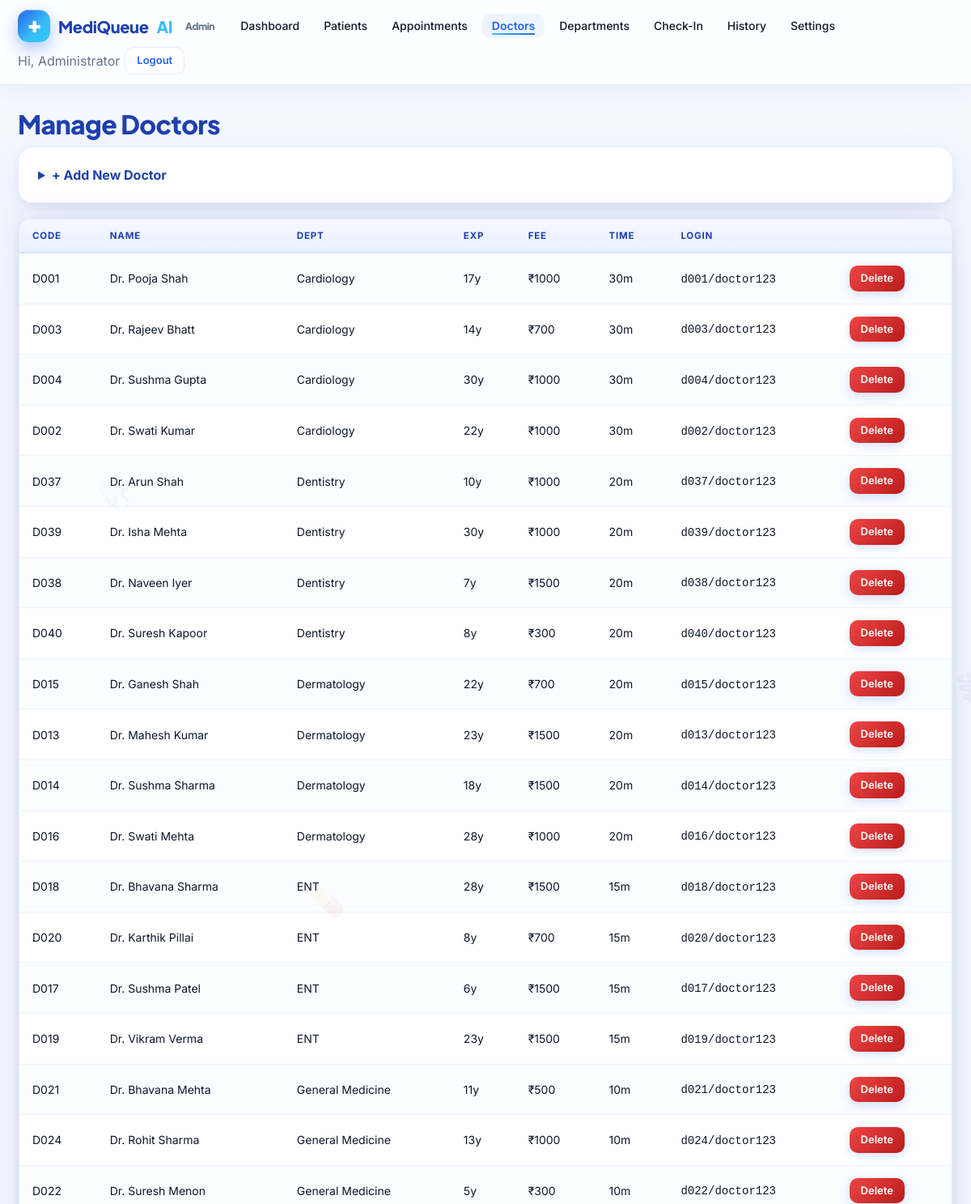
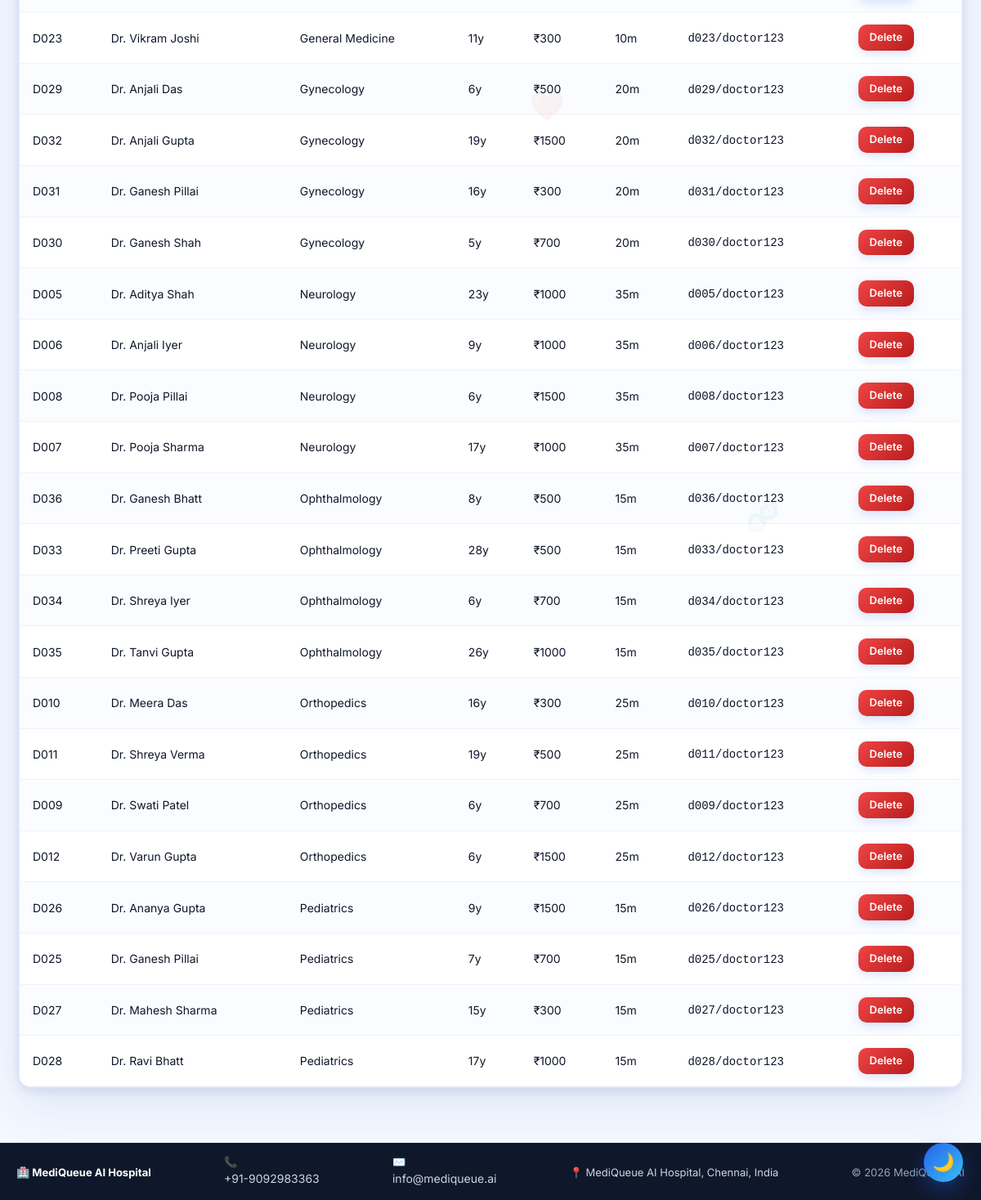
Screenshot of /admin/doctors (signed in) with the database file from the repository (2 pictures, top to bottom).
### tables this page shows
CREATE TABLE doctors(
            id INTEGER PRIMARY KEY,
            doc_code TEXT UNIQUE,
            name TEXT, department TEXT, qualification TEXT,
            experience INTEGER, specialization TEXT,
            fee INTEGER, avg_time INTEGER,
            available INTEGER DEFAULT 1,
            photo TEXT,
            username TEXT UNIQUE, password TEXT);

CREATE TABLE app_settings(
        key TEXT PRIMARY KEY,
        value TEXT
    );

### backend/core/routes.py (the view, shortened to what this page needs)
    @app.route("/admin/doctors", methods=["GET", "POST"])
    @role_required("admin")
    def admin_doctors():
        docs = query("SELECT * FROM doctors ORDER BY department,name")
        depts = query("SELECT * FROM departments")
        return render_template("admin_doctors.html", docs=docs, depts=depts)

### backend/core/models.py (called while the page is built)
def get_conn():
    conn = sqlite3.connect(Config.DATABASE)
    conn.row_factory = sqlite3.Row
    conn.execute("PRAGMA foreign_keys = ON")
    return conn

def query(sql, params=(), one=False):
    with get_conn() as c:
        cur = c.execute(sql, params)
        rows = cur.fetchall()
        return (rows[0] if rows else None) if one else rows

### backend/core/routes.py (called while the page is built)
def role_required(role):
    def deco(fn):
        @wraps(fn)
        def inner(*a, **kw):
            cur = session.get("role")
            if cur == role:
                return fn(*a, **kw)
            if cur in ("admin", "doctor", "patient"):
                return redirect(url_for(f"{cur}_dashboard"))
            flash("Please log in first.", "warning")
            return redirect(url_for("login"))
        return inner
    return deco

### frontend/templates/admin_doctors.html (shortened to what this page needs)
{% extends "base.html" %}{% block content %}
<div class="container">
  <h1 class="section-title">Manage Doctors</h1>
  <details class="card" style="margin-bottom:18px">
    <summary style="cursor:pointer;font-weight:700;color:var(--deep)">+ Add New Doctor</summary>
  </details>
  <div class="card" style="padding:0">
    <table>
      <tr><th>Code</th><th>Name</th><th>Dept</th><th>Exp</th><th>Fee</th><th>Time</th><th>Login</th><th></th></tr>
      {% for d in docs %}
      <tr><td>{{d.doc_code}}</td><td>{{d.name}}</td><td>{{d.department}}</td>
        <td>{{d.experience}}y</td><td>₹{{d.fee}}</td><td>{{d.avg_time}}m</td>
        <td><code>{{d.username}}/doctor123</code></td>
        <td><a class="btn danger sm" href="/admin/doctors/delete/{{d.id}}" onclick="return confirm('Delete?')">Delete</a></td></tr>
      {% endfor %}
    </table>
  </div>
</div>{% endblock %}

### frontend/templates/base.html (shortened to what this page needs)
<!doctype html>
<html lang="en">
<head>
<link rel="stylesheet" href="{{ url_for('static', filename='css/style.css') }}"/>
<link rel="stylesheet" href="{{ url_for('static', filename='css/premium.css') }}"/>
<link rel="stylesheet" href="{{ url_for('static', filename='css/mq.css') }}"/>
<link rel="stylesheet" href="{{ url_for('static', filename='css/enterprise.css') }}"/>
</head>
<body class="{{ 'mq-dark' if SETTINGS and SETTINGS.get('theme')=='dark' else '' }}">
<div class="orb a"></div><div class="orb b"></div><div class="orb c"></div>
<nav class="nav">
  <div class="nav-inner">
    {% set role = session.get('role') %}
    {% if role == 'admin' %}
      <a class="brand" href="/admin"><span class="logo">✚</span> MediQueue<span style="color:var(--sky)">AI</span> <small style="color:var(--muted);font-size:12px;margin-left:6px">Admin</small></a>
      <a class="link" href="/admin">Dashboard</a>
      <a class="link" href="/admin/patients">Patients</a>
      <a class="link" href="/admin/appointments">Appointments</a>
      <a class="link" href="/admin/doctors">Doctors</a>
      <a class="link" href="/admin/departments">Departments</a>
      <a class="link" href="/admin/qr-checkin">Check-In</a>
      <a class="link" href="/admin/history">History</a>
      <a class="link" href="/admin/settings">Settings</a>
      <span class="link" style="color:var(--muted)">Hi, Administrator</span>
      <a class="btn ghost sm" href="/logout">Logout</a>
    {% endif %}
  </div>
</nav>
{% block content %}{% endblock %}
<footer class="compact-footer" style="margin-top:40px;padding:14px 20px;background:#0f172a;color:#cbd5e1;border-top:1px solid #1e293b">
  <div style="max-width:1200px;margin:0 auto;display:flex;flex-wrap:wrap;justify-content:space-between;align-items:center;gap:10px;font-size:13px">
    <div><b style="color:#fff">🏥 {{ CFG.HOSPITAL_NAME }}</b></div>
    <div>📞 <a href="tel:{{ CFG.EMERGENCY_NUMBER }}" style="color:#cbd5e1">{{ CFG.EMERGENCY_NUMBER }}</a></div>
    <div>✉️ <a href="mailto:{{ CFG.HOSPITAL_EMAIL or 'info@mediqueue.ai' }}" style="color:#cbd5e1">{{ CFG.HOSPITAL_EMAIL or 'info@mediqueue.ai' }}</a></div>
    <div>📍 {{ CFG.HOSPITAL_ADDRESS or 'MediQueue AI Hospital' }}</div>
    <div style="color:#94a3b8">© {{ now.year }} MediQueue AI</div>
  </div>
</footer>
</body></html>

### frontend/static/css/premium.css (style rules this page uses)
:root { --glass-bg: rgba(255,255,255,.65); --glass-brd: rgba(255,255,255,.55); --glass-shadow: 0 12px 32px rgba(37,99,235,.12); --ease: cubic-bezier(.4,.14,.3,1); }
main,.container { animation:fadeUp .5s var(--ease) }

### frontend/static/css/mq.css (style rules this page uses)
:root { --mq-blue:#2563eb; --mq-blue-600:#1d4ed8; --mq-blue-400:#60a5fa; --mq-sky:#38bdf8; --mq-cyan:#22d3ee; --mq-ink:#0f172a; --mq-slate:#475569; --mq-muted:#64748b; --mq-line:#e2e8f0; --mq-bg:#f4f8ff; --mq-card:#ffffff; --mq-ok:#10b981; --mq-warn:#f59e0b; --mq-danger:#ef4444; --mq-violet:#6366f1; --mq-radius:18px; --mq-shadow:0 18px 40px -22px rgba(30,64,175,.45); --mq-shadow-lg:0 28px 60px -28px rgba(30,64,175,.55); --mq-grad:linear-gradient(135deg,#2563eb 0%,#38bdf8 100%); --mq-grad-soft:linear-gradient(135deg,#eff6ff 0%,#f0f9ff 100%); }

### frontend/static/css/enterprise.css (style rules this page uses)
:root { --mq-ink:#0f172a;--mq-line:#e2e8f0;--mq-sky:#0ea5e9;--mq-ok:#16a34a;--mq-bad:#dc2626;--mq-warn:#d97706;--mq-card:rgba(255,255,255,.78) }

### rows the page displays
doctors: doc_code "D001", name "Dr. Pooja Shah", department "Cardiology", experience "17", fee "1000", avg_time "30", username "d001"
doctors: doc_code "D003", name "Dr. Rajeev Bhatt", department "Cardiology", experience "14", fee "700", avg_time "30", username "d003"
doctors: doc_code "D004", name "Dr. Sushma Gupta", department "Cardiology", experience "30", fee "1000", avg_time "30", username "d004"
doctors: doc_code "D002", name "Dr. Swati Kumar", department "Cardiology", experience "22", fee "1000", avg_time "30", username "d002"
doctors: doc_code "D037", name "Dr. Arun Shah", department "Dentistry", experience "10", fee "1000", avg_time "20", username "d037"
doctors: doc_code "D039", name "Dr. Isha Mehta", department "Dentistry", experience "30", fee "1000", avg_time "20", username "d039"
doctors: doc_code "D038", name "Dr. Naveen Iyer", department "Dentistry", experience "7", fee "1500", avg_time "20", username "d038"
doctors: doc_code "D040", name "Dr. Suresh Kapoor", department "Dentistry", experience "8", fee "300", avg_time "20", username "d040"
doctors: doc_code "D015", name "Dr. Ganesh Shah", department "Dermatology", experience "22", fee "700", avg_time "20", username "d015"
doctors: doc_code "D013", name "Dr. Mahesh Kumar", department "Dermatology", experience "23", fee "1500", avg_time "20", username "d013"
doctors: doc_code "D014", name "Dr. Sushma Sharma", department "Dermatology", experience "18", fee "1500", avg_time "20", username "d014"
doctors: doc_code "D016", name "Dr. Swati Mehta", department "Dermatology", experience "28", fee "1000", avg_time "20", username "d016"
doctors: doc_code "D018", name "Dr. Bhavana Sharma", department "ENT", experience "28", fee "1500", avg_time "15", username "d018"
doctors: doc_code "D020", name "Dr. Karthik Pillai", department "ENT", experience "8", fee "700", avg_time "15", username "d020"
doctors: doc_code "D017", name "Dr. Sushma Patel", department "ENT", experience "6", fee "1500", avg_time "15", username "d017"
doctors: doc_code "D019", name "Dr. Vikram Verma", department "ENT", experience "23", fee "1500", avg_time "15", username "d019"
doctors: doc_code "D021", name "Dr. Bhavana Mehta", department "General Medicine", experience "11", fee "500", avg_time "10", username "d021"
doctors: doc_code "D024", name "Dr. Rohit Sharma", department "General Medicine", experience "13", fee "1000", avg_time "10", username "d024"
doctors: doc_code "D022", name "Dr. Suresh Menon", department "General Medicine", experience "5", fee "300", avg_time "10", username "d022"
doctors: doc_code "D023", name "Dr. Vikram Joshi", department "General Medicine", experience "11", fee "300", avg_time "10", username "d023"
doctors: doc_code "D029", name "Dr. Anjali Das", department "Gynecology", experience "6", fee "500", avg_time "20", username "d029"
doctors: doc_code "D032", name "Dr. Anjali Gupta", department "Gynecology", experience "19", fee "1500", avg_time "20", username "d032"
doctors: doc_code "D031", name "Dr. Ganesh Pillai", department "Gynecology", experience "16", fee "300", avg_time "20", username "d031"
doctors: doc_code "D030", name "Dr. Ganesh Shah", department "Gynecology", experience "5", fee "700", avg_time "20", username "d030"
doctors: doc_code "D005", name "Dr. Aditya Shah", department "Neurology", experience "23", fee "1000", avg_time "35", username "d005"
doctors: doc_code "D006", name "Dr. Anjali Iyer", department "Neurology", experience "9", fee "1000", avg_time "35", username "d006"
doctors: doc_code "D008", name "Dr. Pooja Pillai", department "Neurology", experience "6", fee "1500", avg_time "35", username "d008"
doctors: doc_code "D007", name "Dr. Pooja Sharma", department "Neurology", experience "17", fee "1000", avg_time "35", username "d007"
doctors: doc_code "D036", name "Dr. Ganesh Bhatt", department "Ophthalmology", experience "8", fee "500", avg_time "15", username "d036"
doctors: doc_code "D033", name "Dr. Preeti Gupta", department "Ophthalmology", experience "28", fee "500", avg_time "15", username "d033"
doctors: doc_code "D034", name "Dr. Shreya Iyer", department "Ophthalmology", experience "6", fee "700", avg_time "15", username "d034"
doctors: doc_code "D035", name "Dr. Tanvi Gupta", department "Ophthalmology", experience "26", fee "1000", avg_time "15", username "d035"
doctors: doc_code "D010", name "Dr. Meera Das", department "Orthopedics", experience "16", fee "300", avg_time "25", username "d010"
doctors: doc_code "D011", name "Dr. Shreya Verma", department "Orthopedics", experience "19", fee "500", avg_time "25", username "d011"
doctors: doc_code "D009", name "Dr. Swati Patel", department "Orthopedics", experience "6", fee "700", avg_time "25", username "d009"
doctors: doc_code "D012", name "Dr. Varun Gupta", department "Orthopedics", experience "6", fee "1500", avg_time "25", username "d012"
doctors: doc_code "D026", name "Dr. Ananya Gupta", department "Pediatrics", experience "9", fee "1500", avg_time "15", username "d026"
doctors: doc_code "D025", name "Dr. Ganesh Pillai", department "Pediatrics", experience "7", fee "700", avg_time "15", username "d025"
doctors: doc_code "D027", name "Dr. Mahesh Sharma", department "Pediatrics", experience "15", fee "300", avg_time "15", username "d027"
doctors: doc_code "D028", name "Dr. Ravi Bhatt", department "Pediatrics", experience "17", fee "1000", avg_time "15", username "d028"
app_settings: HOSPITAL_NAME "MediQueue AI Hospital"

### other values shown
{{ CFG.EMERGENCY_NUMBER }} "+91-9092983363"
{{ CFG.HOSPITAL_EMAIL or 'info@mediqueue.ai' }} "info@mediqueue.ai"
{{ CFG.HOSPITAL_ADDRESS or 'MediQueue AI Hospital' }} "MediQueue AI Hospital, Chennai, India"
